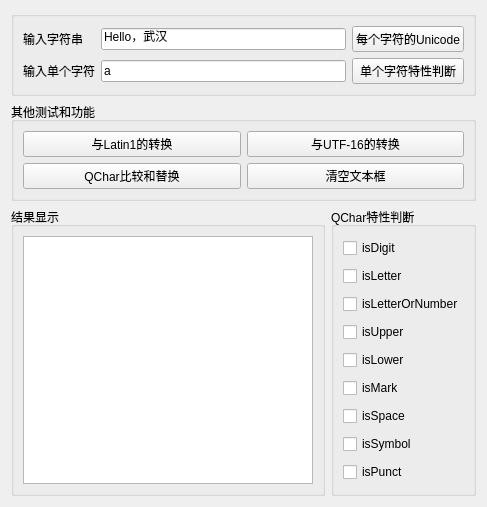
<?xml version="1.0" encoding="UTF-8"?>
<ui version="4.0">
 <class>Widget</class>
 <widget class="QWidget" name="Widget">
  <property name="geometry">
   <rect>
    <x>0</x>
    <y>0</y>
    <width>487</width>
    <height>507</height>
   </rect>
  </property>
  <property name="windowTitle">
   <string>QChar特性Demo</string>
  </property>
  <layout class="QVBoxLayout" name="verticalLayout_2">
   <item>
    <widget class="QGroupBox" name="groupBox">
     <property name="title">
      <string/>
     </property>
     <layout class="QGridLayout" name="gridLayout_2">
      <item row="0" column="0">
       <widget class="QLabel" name="label">
        <property name="text">
         <string>输入字符串</string>
        </property>
       </widget>
      </item>
      <item row="0" column="1">
       <widget class="QLineEdit" name="editStr">
        <property name="text">
         <string>Hello，武汉</string>
        </property>
       </widget>
      </item>
      <item row="0" column="2">
       <widget class="QPushButton" name="btnGetChars">
        <property name="text">
         <string>每个字符的Unicode</string>
        </property>
       </widget>
      </item>
      <item row="1" column="0">
       <widget class="QLabel" name="label_2">
        <property name="text">
         <string>输入单个字符</string>
        </property>
       </widget>
      </item>
      <item row="1" column="1">
       <widget class="QLineEdit" name="editChar">
        <property name="text">
         <string>a</string>
        </property>
       </widget>
      </item>
      <item row="1" column="2">
       <widget class="QPushButton" name="btnCharJudge">
        <property name="text">
         <string>单个字符特性判断</string>
        </property>
       </widget>
      </item>
     </layout>
    </widget>
   </item>
   <item>
    <widget class="QGroupBox" name="groupBox_2">
     <property name="title">
      <string>其他测试和功能</string>
     </property>
     <layout class="QGridLayout" name="gridLayout">
      <item row="0" column="0">
       <widget class="QPushButton" name="btnConvLatin1">
        <property name="text">
         <string>与Latin1的转换</string>
        </property>
       </widget>
      </item>
      <item row="0" column="1">
       <widget class="QPushButton" name="btnConvUTF16">
        <property name="text">
         <string>与UTF-16的转换</string>
        </property>
       </widget>
      </item>
      <item row="1" column="0">
       <widget class="QPushButton" name="btnCompare">
        <property name="text">
         <string>QChar比较和替换</string>
        </property>
       </widget>
      </item>
      <item row="1" column="1">
       <widget class="QPushButton" name="btnClear">
        <property name="text">
         <string>清空文本框</string>
        </property>
       </widget>
      </item>
     </layout>
    </widget>
   </item>
   <item>
    <layout class="QHBoxLayout" name="horizontalLayout_2">
     <item>
      <widget class="QGroupBox" name="groupBox_3">
       <property name="title">
        <string>结果显示</string>
       </property>
       <layout class="QHBoxLayout" name="horizontalLayout">
        <item>
         <widget class="QPlainTextEdit" name="plainTextEdit"/>
        </item>
       </layout>
      </widget>
     </item>
     <item>
      <widget class="QGroupBox" name="groupBox_4">
       <property name="title">
        <string>QChar特性判断</string>
       </property>
       <layout class="QVBoxLayout" name="verticalLayout">
        <item>
         <widget class="QCheckBox" name="chkDigit">
          <property name="text">
           <string>isDigit</string>
          </property>
         </widget>
        </item>
        <item>
         <widget class="QCheckBox" name="chkLetter">
          <property name="text">
           <string>isLetter</string>
          </property>
         </widget>
        </item>
        <item>
         <widget class="QCheckBox" name="chkLetterOrNumber">
          <property name="text">
           <string>isLetterOrNumber</string>
          </property>
         </widget>
        </item>
        <item>
         <widget class="QCheckBox" name="chkUpper">
          <property name="text">
           <string>isUpper</string>
          </property>
         </widget>
        </item>
        <item>
         <widget class="QCheckBox" name="chkLower">
          <property name="text">
           <string>isLower</string>
          </property>
         </widget>
        </item>
        <item>
         <widget class="QCheckBox" name="chkMark">
          <property name="text">
           <string>isMark</string>
          </property>
         </widget>
        </item>
        <item>
         <widget class="QCheckBox" name="chkSpace">
          <property name="text">
           <string>isSpace</string>
          </property>
         </widget>
        </item>
        <item>
         <widget class="QCheckBox" name="chkSymbol">
          <property name="text">
           <string>isSymbol</string>
          </property>
         </widget>
        </item>
        <item>
         <widget class="QCheckBox" name="chkPunct">
          <property name="text">
           <string>isPunct</string>
          </property>
         </widget>
        </item>
       </layout>
      </widget>
     </item>
    </layout>
   </item>
  </layout>
 </widget>
 <resources/>
 <connections/>
</ui>
